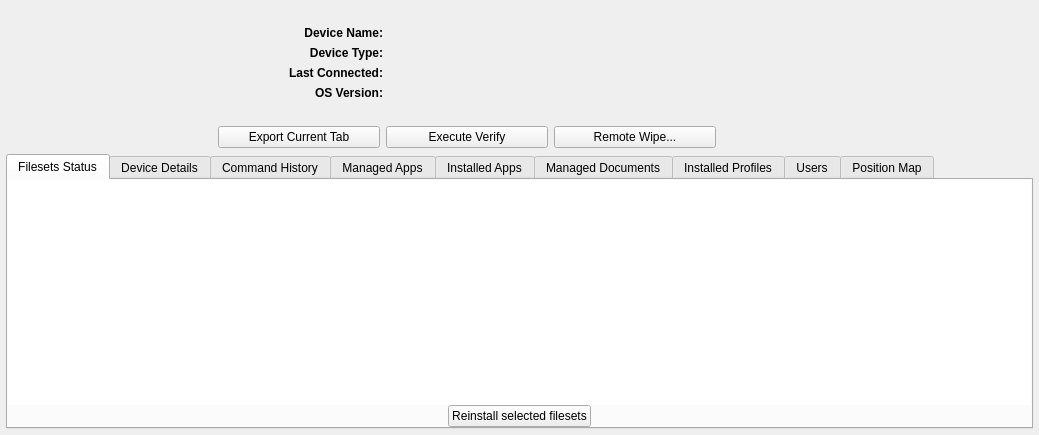
<?xml version="1.0" encoding="UTF-8"?>
<ui version="4.0">
 <class>CClientReport_iOS_Dlg</class>
 <widget class="QWidget" name="CClientReport_iOS_Dlg">
  <property name="geometry">
   <rect>
    <x>0</x>
    <y>0</y>
    <width>1039</width>
    <height>435</height>
   </rect>
  </property>
  <property name="minimumSize">
   <size>
    <width>887</width>
    <height>0</height>
   </size>
  </property>
  <property name="windowTitle">
   <string>Client Info</string>
  </property>
  <layout class="QVBoxLayout" name="verticalLayout_2">
   <property name="spacing">
    <number>0</number>
   </property>
   <property name="leftMargin">
    <number>0</number>
   </property>
   <property name="topMargin">
    <number>0</number>
   </property>
   <property name="rightMargin">
    <number>0</number>
   </property>
   <property name="bottomMargin">
    <number>0</number>
   </property>
   <item>
    <widget class="QWidget" name="widget" native="true">
     <layout class="QVBoxLayout" name="verticalLayout_4">
      <property name="leftMargin">
       <number>6</number>
      </property>
      <property name="topMargin">
       <number>6</number>
      </property>
      <property name="rightMargin">
       <number>6</number>
      </property>
      <property name="bottomMargin">
       <number>6</number>
      </property>
      <item>
       <widget class="QLabel" name="nameField">
        <property name="font">
         <font>
          <weight>75</weight>
          <bold>true</bold>
         </font>
        </property>
        <property name="text">
         <string/>
        </property>
        <property name="alignment">
         <set>Qt::AlignCenter</set>
        </property>
       </widget>
      </item>
      <item>
       <layout class="QHBoxLayout" name="horizontalLayout">
        <item>
         <spacer name="horizontalSpacer_2">
          <property name="orientation">
           <enum>Qt::Horizontal</enum>
          </property>
          <property name="sizeHint" stdset="0">
           <size>
            <width>40</width>
            <height>20</height>
           </size>
          </property>
         </spacer>
        </item>
        <item>
         <layout class="QGridLayout" name="gridLayout">
          <item row="1" column="1">
           <widget class="QLabel" name="label_6">
            <property name="font">
             <font>
              <weight>75</weight>
              <bold>true</bold>
             </font>
            </property>
            <property name="text">
             <string>Device Name:</string>
            </property>
            <property name="alignment">
             <set>Qt::AlignRight|Qt::AlignTrailing|Qt::AlignVCenter</set>
            </property>
           </widget>
          </item>
          <item row="1" column="2">
           <widget class="QLabel" name="deviceNameField">
            <property name="text">
             <string/>
            </property>
            <property name="textInteractionFlags">
             <set>Qt::LinksAccessibleByMouse|Qt::TextSelectableByKeyboard|Qt::TextSelectableByMouse</set>
            </property>
           </widget>
          </item>
          <item row="4" column="1">
           <widget class="QLabel" name="osVersionLabel">
            <property name="font">
             <font>
              <weight>75</weight>
              <bold>true</bold>
             </font>
            </property>
            <property name="text">
             <string>OS Version:</string>
            </property>
            <property name="alignment">
             <set>Qt::AlignRight|Qt::AlignTrailing|Qt::AlignVCenter</set>
            </property>
           </widget>
          </item>
          <item row="4" column="2">
           <widget class="QLabel" name="versionField">
            <property name="text">
             <string/>
            </property>
            <property name="textInteractionFlags">
             <set>Qt::LinksAccessibleByMouse|Qt::TextSelectableByKeyboard|Qt::TextSelectableByMouse</set>
            </property>
           </widget>
          </item>
          <item row="3" column="1">
           <widget class="QLabel" name="label">
            <property name="font">
             <font>
              <weight>75</weight>
              <bold>true</bold>
             </font>
            </property>
            <property name="text">
             <string>Last Connected:</string>
            </property>
            <property name="alignment">
             <set>Qt::AlignRight|Qt::AlignTrailing|Qt::AlignVCenter</set>
            </property>
           </widget>
          </item>
          <item row="3" column="2">
           <widget class="QLabel" name="lastConnectedDate">
            <property name="text">
             <string/>
            </property>
            <property name="textInteractionFlags">
             <set>Qt::LinksAccessibleByMouse|Qt::TextSelectableByKeyboard|Qt::TextSelectableByMouse</set>
            </property>
           </widget>
          </item>
          <item row="2" column="1">
           <widget class="QLabel" name="label_4">
            <property name="font">
             <font>
              <weight>75</weight>
              <bold>true</bold>
             </font>
            </property>
            <property name="text">
             <string>Device Type:</string>
            </property>
            <property name="alignment">
             <set>Qt::AlignRight|Qt::AlignTrailing|Qt::AlignVCenter</set>
            </property>
           </widget>
          </item>
          <item row="2" column="2">
           <widget class="QLabel" name="deviceTypeField">
            <property name="text">
             <string/>
            </property>
            <property name="textInteractionFlags">
             <set>Qt::LinksAccessibleByMouse|Qt::TextSelectableByKeyboard|Qt::TextSelectableByMouse</set>
            </property>
           </widget>
          </item>
         </layout>
        </item>
        <item>
         <spacer name="horizontalSpacer_5">
          <property name="orientation">
           <enum>Qt::Horizontal</enum>
          </property>
          <property name="sizeHint" stdset="0">
           <size>
            <width>40</width>
            <height>20</height>
           </size>
          </property>
         </spacer>
        </item>
        <item>
         <widget class="QLabel" name="platformIcon">
          <property name="minimumSize">
           <size>
            <width>64</width>
            <height>64</height>
           </size>
          </property>
          <property name="maximumSize">
           <size>
            <width>64</width>
            <height>64</height>
           </size>
          </property>
          <property name="text">
           <string/>
          </property>
          <property name="scaledContents">
           <bool>true</bool>
          </property>
          <property name="alignment">
           <set>Qt::AlignRight|Qt::AlignTrailing|Qt::AlignVCenter</set>
          </property>
         </widget>
        </item>
        <item>
         <spacer name="horizontalSpacer">
          <property name="orientation">
           <enum>Qt::Horizontal</enum>
          </property>
          <property name="sizeHint" stdset="0">
           <size>
            <width>40</width>
            <height>20</height>
           </size>
          </property>
         </spacer>
        </item>
       </layout>
      </item>
      <item>
       <widget class="QLabel" name="warningLabel">
        <property name="text">
         <string/>
        </property>
        <property name="alignment">
         <set>Qt::AlignCenter</set>
        </property>
       </widget>
      </item>
      <item>
       <layout class="QHBoxLayout" name="horizontalLayout_4">
        <property name="spacing">
         <number>6</number>
        </property>
        <item>
         <spacer name="horizontalSpacer_3">
          <property name="orientation">
           <enum>Qt::Horizontal</enum>
          </property>
          <property name="sizeType">
           <enum>QSizePolicy::MinimumExpanding</enum>
          </property>
          <property name="sizeHint" stdset="0">
           <size>
            <width>10</width>
            <height>20</height>
           </size>
          </property>
         </spacer>
        </item>
        <item>
         <widget class="QWidget" name="toolbox" native="true">
          <layout class="QHBoxLayout" name="horizontalLayout_6">
           <property name="leftMargin">
            <number>0</number>
           </property>
           <property name="topMargin">
            <number>0</number>
           </property>
           <property name="rightMargin">
            <number>0</number>
           </property>
           <property name="bottomMargin">
            <number>0</number>
           </property>
           <item>
            <widget class="QPushButton" name="exportButton">
             <property name="minimumSize">
              <size>
               <width>162</width>
               <height>0</height>
              </size>
             </property>
             <property name="focusPolicy">
              <enum>Qt::NoFocus</enum>
             </property>
             <property name="text">
              <string>Export Current Tab</string>
             </property>
            </widget>
           </item>
           <item>
            <widget class="QPushButton" name="executeVerifyButton">
             <property name="minimumSize">
              <size>
               <width>162</width>
               <height>0</height>
              </size>
             </property>
             <property name="focusPolicy">
              <enum>Qt::NoFocus</enum>
             </property>
             <property name="text">
              <string>Execute Verify</string>
             </property>
             <property name="autoDefault">
              <bool>false</bool>
             </property>
            </widget>
           </item>
           <item>
            <widget class="QPushButton" name="remoteWipeButton">
             <property name="minimumSize">
              <size>
               <width>162</width>
               <height>0</height>
              </size>
             </property>
             <property name="focusPolicy">
              <enum>Qt::NoFocus</enum>
             </property>
             <property name="text">
              <string>Remote Wipe...</string>
             </property>
            </widget>
           </item>
          </layout>
         </widget>
        </item>
        <item>
         <spacer name="horizontalSpacer_4">
          <property name="orientation">
           <enum>Qt::Horizontal</enum>
          </property>
          <property name="sizeHint" stdset="0">
           <size>
            <width>10</width>
            <height>20</height>
           </size>
          </property>
         </spacer>
        </item>
        <item>
         <widget class="QLabel" name="_filesetsField">
          <property name="minimumSize">
           <size>
            <width>100</width>
            <height>0</height>
           </size>
          </property>
          <property name="text">
           <string/>
          </property>
          <property name="alignment">
           <set>Qt::AlignRight|Qt::AlignTrailing|Qt::AlignVCenter</set>
          </property>
         </widget>
        </item>
       </layout>
      </item>
      <item>
       <widget class="QTabWidget" name="tabWidget">
        <property name="currentIndex">
         <number>0</number>
        </property>
        <widget class="QWidget" name="filesetsTab">
         <attribute name="title">
          <string>Filesets Status</string>
         </attribute>
         <layout class="QVBoxLayout" name="verticalLayout_33">
          <property name="spacing">
           <number>0</number>
          </property>
          <property name="leftMargin">
           <number>0</number>
          </property>
          <property name="topMargin">
           <number>0</number>
          </property>
          <property name="rightMargin">
           <number>0</number>
          </property>
          <property name="bottomMargin">
           <number>0</number>
          </property>
          <item>
           <widget class="StyledTreeView" name="filesetsView">
            <property name="frameShape">
             <enum>QFrame::NoFrame</enum>
            </property>
            <property name="editTriggers">
             <set>QAbstractItemView::NoEditTriggers</set>
            </property>
            <property name="showDropIndicator" stdset="0">
             <bool>false</bool>
            </property>
            <property name="alternatingRowColors">
             <bool>true</bool>
            </property>
            <property name="selectionMode">
             <enum>QAbstractItemView::ExtendedSelection</enum>
            </property>
            <property name="rootIsDecorated">
             <bool>false</bool>
            </property>
            <property name="uniformRowHeights">
             <bool>true</bool>
            </property>
            <property name="itemsExpandable">
             <bool>false</bool>
            </property>
            <property name="sortingEnabled">
             <bool>true</bool>
            </property>
           </widget>
          </item>
          <item>
           <widget class="QWidget" name="widget_2" native="true">
            <layout class="QHBoxLayout" name="horizontalLayout_7">
             <property name="spacing">
              <number>0</number>
             </property>
             <property name="leftMargin">
              <number>0</number>
             </property>
             <property name="topMargin">
              <number>0</number>
             </property>
             <property name="rightMargin">
              <number>0</number>
             </property>
             <property name="bottomMargin">
              <number>0</number>
             </property>
             <item>
              <spacer name="horizontalSpacer_6">
               <property name="orientation">
                <enum>Qt::Horizontal</enum>
               </property>
               <property name="sizeHint" stdset="0">
                <size>
                 <width>40</width>
                 <height>20</height>
                </size>
               </property>
              </spacer>
             </item>
             <item>
              <widget class="QPushButton" name="reinstallFS">
               <property name="text">
                <string>Reinstall selected filesets</string>
               </property>
              </widget>
             </item>
             <item>
              <spacer name="horizontalSpacer_7">
               <property name="orientation">
                <enum>Qt::Horizontal</enum>
               </property>
               <property name="sizeHint" stdset="0">
                <size>
                 <width>40</width>
                 <height>20</height>
                </size>
               </property>
              </spacer>
             </item>
            </layout>
           </widget>
          </item>
         </layout>
        </widget>
        <widget class="QWidget" name="detailsTab">
         <attribute name="title">
          <string>Device Details</string>
         </attribute>
         <layout class="QVBoxLayout" name="verticalLayout_3">
          <property name="leftMargin">
           <number>0</number>
          </property>
          <property name="topMargin">
           <number>0</number>
          </property>
          <property name="rightMargin">
           <number>0</number>
          </property>
          <property name="bottomMargin">
           <number>0</number>
          </property>
          <item>
           <widget class="DeviceDetailsWidget" name="deviceDetails" native="true"/>
          </item>
         </layout>
        </widget>
        <widget class="QWidget" name="commandsTab">
         <attribute name="title">
          <string>Command History</string>
         </attribute>
         <layout class="QHBoxLayout" name="horizontalLayout_2">
          <property name="spacing">
           <number>0</number>
          </property>
          <property name="leftMargin">
           <number>0</number>
          </property>
          <property name="topMargin">
           <number>0</number>
          </property>
          <property name="rightMargin">
           <number>0</number>
          </property>
          <property name="bottomMargin">
           <number>0</number>
          </property>
          <item>
           <widget class="StyledTreeView" name="commandView">
            <property name="frameShape">
             <enum>QFrame::NoFrame</enum>
            </property>
            <property name="editTriggers">
             <set>QAbstractItemView::NoEditTriggers</set>
            </property>
            <property name="showDropIndicator" stdset="0">
             <bool>false</bool>
            </property>
            <property name="alternatingRowColors">
             <bool>true</bool>
            </property>
            <property name="selectionMode">
             <enum>QAbstractItemView::ExtendedSelection</enum>
            </property>
            <property name="rootIsDecorated">
             <bool>false</bool>
            </property>
            <property name="uniformRowHeights">
             <bool>true</bool>
            </property>
            <property name="sortingEnabled">
             <bool>true</bool>
            </property>
           </widget>
          </item>
         </layout>
        </widget>
        <widget class="QWidget" name="managedAppTab">
         <attribute name="title">
          <string>Managed Apps</string>
         </attribute>
         <layout class="QHBoxLayout" name="horizontalLayout_5">
          <property name="spacing">
           <number>0</number>
          </property>
          <property name="leftMargin">
           <number>0</number>
          </property>
          <property name="topMargin">
           <number>0</number>
          </property>
          <property name="rightMargin">
           <number>0</number>
          </property>
          <property name="bottomMargin">
           <number>0</number>
          </property>
          <item>
           <widget class="StyledTreeView" name="managedAppView">
            <property name="frameShape">
             <enum>QFrame::NoFrame</enum>
            </property>
            <property name="showDropIndicator" stdset="0">
             <bool>false</bool>
            </property>
            <property name="alternatingRowColors">
             <bool>true</bool>
            </property>
            <property name="selectionMode">
             <enum>QAbstractItemView::ExtendedSelection</enum>
            </property>
            <property name="rootIsDecorated">
             <bool>false</bool>
            </property>
            <property name="uniformRowHeights">
             <bool>true</bool>
            </property>
            <attribute name="headerShowSortIndicator" stdset="0">
             <bool>true</bool>
            </attribute>
           </widget>
          </item>
         </layout>
        </widget>
        <widget class="QWidget" name="appsTab">
         <attribute name="title">
          <string>Installed Apps</string>
         </attribute>
         <layout class="QVBoxLayout" name="verticalLayout">
          <property name="leftMargin">
           <number>0</number>
          </property>
          <property name="topMargin">
           <number>0</number>
          </property>
          <property name="rightMargin">
           <number>0</number>
          </property>
          <property name="bottomMargin">
           <number>0</number>
          </property>
          <item>
           <widget class="StyledTreeView" name="appView">
            <property name="frameShape">
             <enum>QFrame::NoFrame</enum>
            </property>
            <property name="editTriggers">
             <set>QAbstractItemView::NoEditTriggers</set>
            </property>
            <property name="showDropIndicator" stdset="0">
             <bool>false</bool>
            </property>
            <property name="alternatingRowColors">
             <bool>true</bool>
            </property>
            <property name="selectionMode">
             <enum>QAbstractItemView::ExtendedSelection</enum>
            </property>
            <property name="rootIsDecorated">
             <bool>false</bool>
            </property>
            <property name="uniformRowHeights">
             <bool>true</bool>
            </property>
            <property name="sortingEnabled">
             <bool>true</bool>
            </property>
           </widget>
          </item>
         </layout>
        </widget>
        <widget class="QWidget" name="managedBookTab">
         <attribute name="title">
          <string>Managed Documents</string>
         </attribute>
         <layout class="QVBoxLayout" name="verticalLayout_5">
          <property name="leftMargin">
           <number>0</number>
          </property>
          <property name="topMargin">
           <number>0</number>
          </property>
          <property name="rightMargin">
           <number>0</number>
          </property>
          <property name="bottomMargin">
           <number>0</number>
          </property>
          <item>
           <widget class="StyledTreeView" name="managedBookView">
            <property name="frameShape">
             <enum>QFrame::NoFrame</enum>
            </property>
            <property name="editTriggers">
             <set>QAbstractItemView::NoEditTriggers</set>
            </property>
            <property name="showDropIndicator" stdset="0">
             <bool>false</bool>
            </property>
            <property name="alternatingRowColors">
             <bool>true</bool>
            </property>
            <property name="selectionMode">
             <enum>QAbstractItemView::ExtendedSelection</enum>
            </property>
            <property name="rootIsDecorated">
             <bool>false</bool>
            </property>
            <property name="uniformRowHeights">
             <bool>true</bool>
            </property>
            <property name="sortingEnabled">
             <bool>true</bool>
            </property>
           </widget>
          </item>
         </layout>
        </widget>
        <widget class="QWidget" name="profileTab">
         <attribute name="title">
          <string>Installed Profiles</string>
         </attribute>
         <layout class="QHBoxLayout" name="horizontalLayout_3">
          <property name="spacing">
           <number>0</number>
          </property>
          <property name="leftMargin">
           <number>0</number>
          </property>
          <property name="topMargin">
           <number>0</number>
          </property>
          <property name="rightMargin">
           <number>0</number>
          </property>
          <property name="bottomMargin">
           <number>0</number>
          </property>
          <item>
           <widget class="StyledTreeView" name="profileView">
            <property name="frameShape">
             <enum>QFrame::NoFrame</enum>
            </property>
            <property name="editTriggers">
             <set>QAbstractItemView::NoEditTriggers</set>
            </property>
            <property name="showDropIndicator" stdset="0">
             <bool>false</bool>
            </property>
            <property name="alternatingRowColors">
             <bool>true</bool>
            </property>
            <property name="selectionMode">
             <enum>QAbstractItemView::ExtendedSelection</enum>
            </property>
            <property name="rootIsDecorated">
             <bool>false</bool>
            </property>
            <property name="uniformRowHeights">
             <bool>true</bool>
            </property>
            <property name="sortingEnabled">
             <bool>true</bool>
            </property>
           </widget>
          </item>
         </layout>
        </widget>
        <widget class="QWidget" name="usersTab">
         <attribute name="title">
          <string>Users</string>
         </attribute>
         <layout class="QVBoxLayout" name="verticalLayout_6">
          <property name="spacing">
           <number>0</number>
          </property>
          <property name="leftMargin">
           <number>0</number>
          </property>
          <property name="topMargin">
           <number>0</number>
          </property>
          <property name="rightMargin">
           <number>0</number>
          </property>
          <property name="bottomMargin">
           <number>0</number>
          </property>
          <item>
           <widget class="StyledTreeView" name="usersView">
            <property name="frameShape">
             <enum>QFrame::NoFrame</enum>
            </property>
            <property name="editTriggers">
             <set>QAbstractItemView::NoEditTriggers</set>
            </property>
            <property name="showDropIndicator" stdset="0">
             <bool>false</bool>
            </property>
            <property name="alternatingRowColors">
             <bool>true</bool>
            </property>
            <property name="rootIsDecorated">
             <bool>false</bool>
            </property>
            <property name="uniformRowHeights">
             <bool>true</bool>
            </property>
            <property name="itemsExpandable">
             <bool>false</bool>
            </property>
            <property name="sortingEnabled">
             <bool>true</bool>
            </property>
            <property name="expandsOnDoubleClick">
             <bool>false</bool>
            </property>
           </widget>
          </item>
         </layout>
        </widget>
        <widget class="PositionMapWidget" name="positionMapWidget">
         <attribute name="title">
          <string>Position Map</string>
         </attribute>
        </widget>
       </widget>
      </item>
     </layout>
    </widget>
   </item>
  </layout>
 </widget>
 <customwidgets>
  <customwidget>
   <class>StyledTreeView</class>
   <extends>QTreeView</extends>
   <header>FileWaveGuiLib/styledviews/styledtreeview.h</header>
  </customwidget>
  <customwidget>
   <class>PositionMapWidget</class>
   <extends>QWidget</extends>
   <header>FWAdminLib/Location/PositionMapWidget.h</header>
   <container>1</container>
  </customwidget>
  <customwidget>
   <class>DeviceDetailsWidget</class>
   <extends>QWidget</extends>
   <header>FWAdminLib/devicedetailswidget.h</header>
   <container>1</container>
  </customwidget>
 </customwidgets>
 <resources/>
 <connections/>
</ui>
